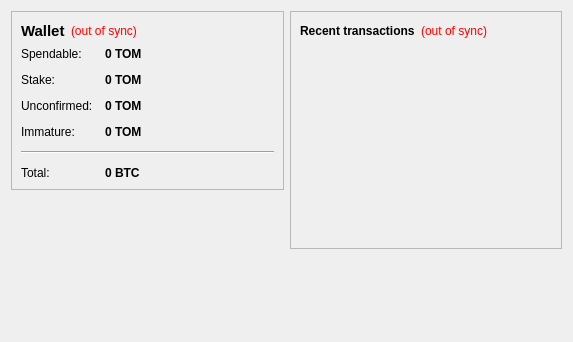
<?xml version="1.0" encoding="UTF-8"?>
<ui version="4.0">
 <class>OverviewPage</class>
 <widget class="QWidget" name="OverviewPage">
  <property name="geometry">
   <rect>
    <x>0</x>
    <y>0</y>
    <width>573</width>
    <height>342</height>
   </rect>
  </property>
  <property name="windowTitle">
   <string>Form</string>
  </property>
  <layout class="QHBoxLayout" name="horizontalLayout" stretch="1,1">
   <item>
    <layout class="QVBoxLayout" name="verticalLayout_2">
     <item>
      <widget class="QFrame" name="frame">
       <property name="frameShape">
        <enum>QFrame::StyledPanel</enum>
       </property>
       <property name="frameShadow">
        <enum>QFrame::Raised</enum>
       </property>
       <layout class="QVBoxLayout" name="verticalLayout_4">
        <item>
         <layout class="QHBoxLayout" name="horizontalLayout_4">
          <item>
           <widget class="QLabel" name="label_5">
            <property name="font">
             <font>
              <pointsize>11</pointsize>
              <weight>75</weight>
              <bold>true</bold>
             </font>
            </property>
            <property name="text">
             <string>Wallet</string>
            </property>
           </widget>
          </item>
          <item>
           <widget class="QLabel" name="labelWalletStatus">
            <property name="toolTip">
             <string>The displayed information may be out of date. Your wallet automatically synchronizes with the TOMAN network after a connection is established, but this process has not completed yet.</string>
            </property>
            <property name="styleSheet">
             <string notr="true">QLabel { color: red; }</string>
            </property>
            <property name="text">
             <string notr="true">(out of sync)</string>
            </property>
            <property name="alignment">
             <set>Qt::AlignLeading|Qt::AlignLeft|Qt::AlignVCenter</set>
            </property>
           </widget>
          </item>
          <item>
           <spacer name="horizontalSpacer_2">
            <property name="orientation">
             <enum>Qt::Horizontal</enum>
            </property>
            <property name="sizeHint" stdset="0">
             <size>
              <width>40</width>
              <height>20</height>
             </size>
            </property>
           </spacer>
          </item>
         </layout>
        </item>
        <item>
         <layout class="QFormLayout" name="formLayout_2">
          <property name="fieldGrowthPolicy">
           <enum>QFormLayout::AllNonFixedFieldsGrow</enum>
          </property>
          <property name="horizontalSpacing">
           <number>12</number>
          </property>
          <property name="verticalSpacing">
           <number>12</number>
          </property>
          <item row="0" column="0">
           <widget class="QLabel" name="label">
            <property name="text">
             <string>Spendable:</string>
            </property>
           </widget>
          </item>
          <item row="0" column="1">
           <widget class="QLabel" name="labelBalance">
            <property name="font">
             <font>
              <weight>75</weight>
              <bold>true</bold>
             </font>
            </property>
            <property name="cursor">
             <cursorShape>IBeamCursor</cursorShape>
            </property>
            <property name="toolTip">
             <string>Your current spendable balance</string>
            </property>
            <property name="text">
             <string notr="true">0 TOM</string>
            </property>
            <property name="textInteractionFlags">
             <set>Qt::LinksAccessibleByMouse|Qt::TextSelectableByKeyboard|Qt::TextSelectableByMouse</set>
            </property>
           </widget>
          </item>
          <item row="1" column="0">
           <widget class="QLabel" name="label_6">
            <property name="text">
             <string>Stake:</string>
            </property>
           </widget>
          </item>
          <item row="1" column="1">
           <widget class="QLabel" name="labelStake">
            <property name="font">
             <font>
              <weight>75</weight>
              <bold>true</bold>
             </font>
            </property>
            <property name="cursor">
             <cursorShape>IBeamCursor</cursorShape>
            </property>
            <property name="toolTip">
             <string>Total of coins that was staked, and do not yet count toward the current balance</string>
            </property>
            <property name="text">
             <string notr="true">0 TOM</string>
            </property>
            <property name="textInteractionFlags">
             <set>Qt::LinksAccessibleByMouse|Qt::TextSelectableByKeyboard|Qt::TextSelectableByMouse</set>
            </property>
           </widget>
          </item>
          <item row="2" column="0">
           <widget class="QLabel" name="label_3">
            <property name="text">
             <string>Unconfirmed:</string>
            </property>
           </widget>
          </item>
          <item row="2" column="1">
           <widget class="QLabel" name="labelUnconfirmed">
            <property name="font">
             <font>
              <weight>75</weight>
              <bold>true</bold>
             </font>
            </property>
            <property name="cursor">
             <cursorShape>IBeamCursor</cursorShape>
            </property>
            <property name="toolTip">
             <string>Total of transactions that have yet to be confirmed, and do not yet count toward the current balance</string>
            </property>
            <property name="text">
             <string notr="true">0 TOM</string>
            </property>
            <property name="textInteractionFlags">
             <set>Qt::LinksAccessibleByMouse|Qt::TextSelectableByKeyboard|Qt::TextSelectableByMouse</set>
            </property>
           </widget>
          </item>
          <item row="3" column="0">
           <widget class="QLabel" name="labelImmatureText">
            <property name="text">
             <string>Immature:</string>
            </property>
           </widget>
          </item>
          <item row="3" column="1">
           <widget class="QLabel" name="labelImmature">
            <property name="font">
             <font>
              <weight>75</weight>
              <bold>true</bold>
             </font>
            </property>
            <property name="toolTip">
             <string>Mined balance that has not yet matured</string>
            </property>
            <property name="text">
             <string notr="true">0 TOM</string>
            </property>
            <property name="textInteractionFlags">
             <set>Qt::LinksAccessibleByMouse|Qt::TextSelectableByKeyboard|Qt::TextSelectableByMouse</set>
            </property>
           </widget>
          </item>
          <item row="4" column="0" colspan="2">
           <widget class="Line" name="line">
            <property name="orientation">
             <enum>Qt::Horizontal</enum>
            </property>
           </widget>
          </item>
          <item row="5" column="0">
           <widget class="QLabel" name="labelTotalText">
            <property name="text">
             <string>Total:</string>
            </property>
           </widget>
          </item>
          <item row="5" column="1">
           <widget class="QLabel" name="labelTotal">
            <property name="font">
             <font>
              <weight>75</weight>
              <bold>true</bold>
             </font>
            </property>
            <property name="cursor">
             <cursorShape>IBeamCursor</cursorShape>
            </property>
            <property name="toolTip">
             <string>Your current total balance</string>
            </property>
            <property name="text">
             <string notr="true">0 BTC</string>
            </property>
            <property name="textInteractionFlags">
             <set>Qt::LinksAccessibleByMouse|Qt::TextSelectableByKeyboard|Qt::TextSelectableByMouse</set>
            </property>
           </widget>
          </item>
         </layout>
        </item>
       </layout>
      </widget>
     </item>
     <item>
      <spacer name="verticalSpacer">
       <property name="orientation">
        <enum>Qt::Vertical</enum>
       </property>
       <property name="sizeHint" stdset="0">
        <size>
         <width>20</width>
         <height>40</height>
        </size>
       </property>
      </spacer>
     </item>
    </layout>
   </item>
   <item>
    <layout class="QVBoxLayout" name="verticalLayout_3">
     <item>
      <widget class="QFrame" name="frame_2">
       <property name="frameShape">
        <enum>QFrame::StyledPanel</enum>
       </property>
       <property name="frameShadow">
        <enum>QFrame::Raised</enum>
       </property>
       <layout class="QVBoxLayout" name="verticalLayout">
        <item>
         <layout class="QHBoxLayout" name="horizontalLayout_2">
          <item>
           <widget class="QLabel" name="label_4">
            <property name="text">
             <string>&lt;b&gt;Recent transactions&lt;/b&gt;</string>
            </property>
           </widget>
          </item>
          <item>
           <widget class="QLabel" name="labelTransactionsStatus">
            <property name="toolTip">
             <string>The displayed information may be out of date. Your wallet automatically synchronizes with the TOMAN network after a connection is established, but this process has not completed yet.</string>
            </property>
            <property name="styleSheet">
             <string notr="true">QLabel { color: red; }</string>
            </property>
            <property name="text">
             <string notr="true">(out of sync)</string>
            </property>
            <property name="alignment">
             <set>Qt::AlignRight|Qt::AlignTrailing|Qt::AlignVCenter</set>
            </property>
           </widget>
          </item>
          <item>
           <spacer name="horizontalSpacer">
            <property name="orientation">
             <enum>Qt::Horizontal</enum>
            </property>
            <property name="sizeHint" stdset="0">
             <size>
              <width>40</width>
              <height>20</height>
             </size>
            </property>
           </spacer>
          </item>
         </layout>
        </item>
        <item>
         <widget class="QListView" name="listTransactions">
          <property name="styleSheet">
           <string notr="true">QListView { background: transparent; }</string>
          </property>
          <property name="frameShape">
           <enum>QFrame::NoFrame</enum>
          </property>
          <property name="verticalScrollBarPolicy">
           <enum>Qt::ScrollBarAlwaysOff</enum>
          </property>
          <property name="horizontalScrollBarPolicy">
           <enum>Qt::ScrollBarAlwaysOff</enum>
          </property>
          <property name="selectionMode">
           <enum>QAbstractItemView::NoSelection</enum>
          </property>
         </widget>
        </item>
       </layout>
      </widget>
     </item>
     <item>
      <spacer name="verticalSpacer_2">
       <property name="orientation">
        <enum>Qt::Vertical</enum>
       </property>
       <property name="sizeHint" stdset="0">
        <size>
         <width>20</width>
         <height>40</height>
        </size>
       </property>
      </spacer>
     </item>
    </layout>
   </item>
  </layout>
 </widget>
 <resources/>
 <connections/>
</ui>
